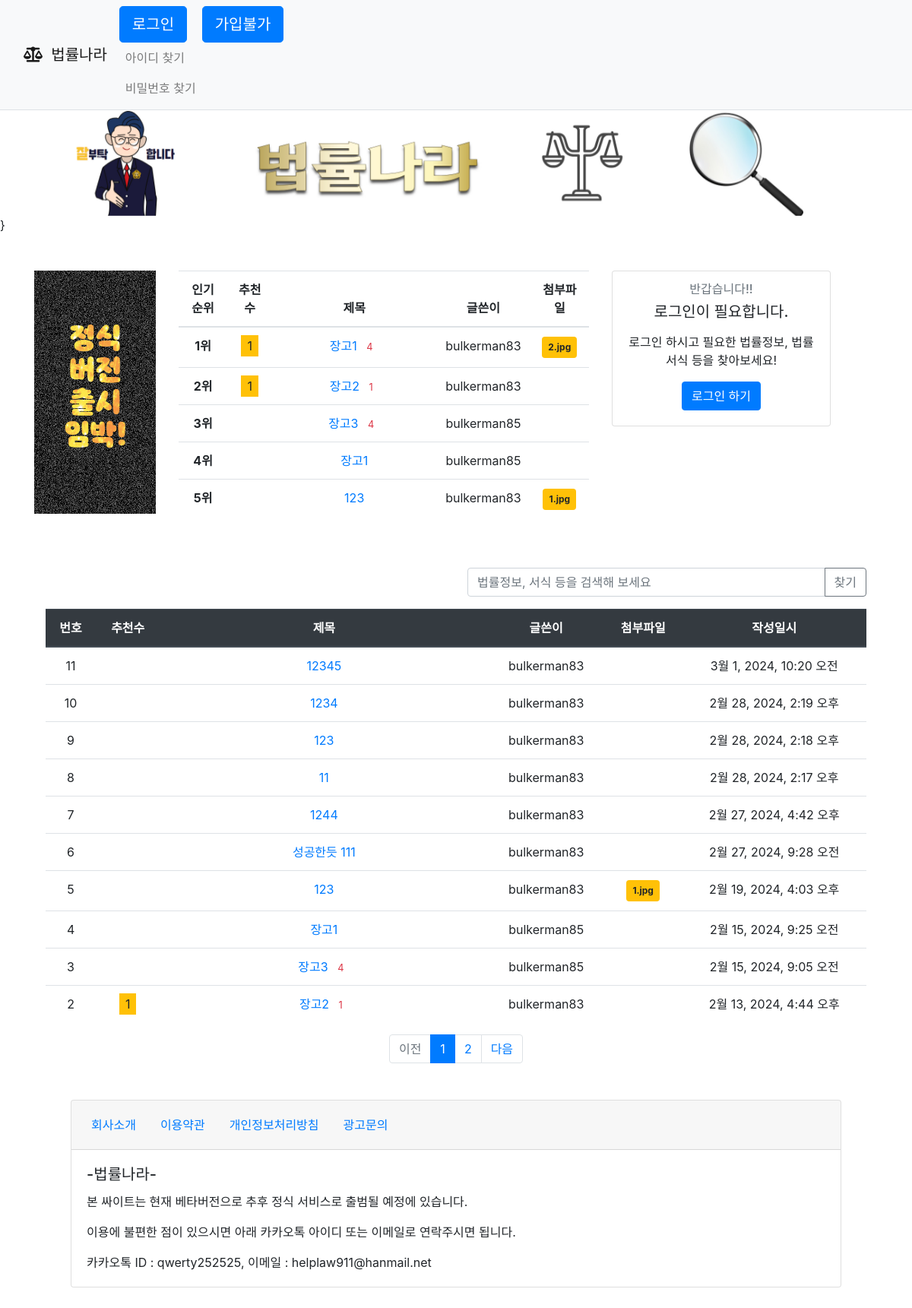
Screenshot of /pybo/ with the database file from the repository.
### pybo/models.py (models this page shows, shortened)
class Advertisement(models.Model):
    title = models.CharField(max_length=50, blank=True, null=True)
    image = models.ImageField(
        "프로필 이미지", upload_to="common/profile", blank=True, null=True)

class Question(models.Model):
    author = models.ForeignKey(User, on_delete=models.CASCADE, related_name='author_question')
    subject = models.CharField(max_length=200)
    content = content = RichTextField()
    create_date = models.DateTimeField()
    modify_date = models.DateTimeField(null=True, blank=True)
    voter = models.ManyToManyField(User, related_name='voter_question')
    file_upload = models.FileField(upload_to='files/%Y/%m/%d/', null=True, blank=True)
    def get_file_name(self):
        return os.path.basename(self.file_upload.name)

### common/models.py (models this page shows)
class User(AbstractUser):
	short_description = models.TextField("소개글", blank=True)
	verification_code = models.CharField(max_length=6, blank=True, null=True)
	is_verified = models.BooleanField(default=False)

### pybo/views/base_views.py (the view, shortened to what this page needs)
# urls.py: path('', base_views.index, name='index'),  # '/' 에 해당되는 path
def index(request):
    page = request.GET.get('page', '1')  # 페이지
    kw = request.GET.get('kw', '')  # 검색어
    question_list = Question.objects.order_by('-create_date')
    popular_questions = Question.objects.order_by('-voter')[:5]
    advertisement_first = Advertisement.objects.all()[0]
    advertisement_second = Advertisement.objects.all()[1]
    advertisement_last = Advertisement.objects.all()[2]
    today = timezone.now().date()
    daily_users_count = User.objects.filter(last_login__date=today).count()
    users_count = User.objects.all().count()
    paginator = Paginator(question_list, 10)  # 페이지당 10개씩 보여주기
    page_obj = paginator.get_page(page)
    context = {'question_list': page_obj, 'popular_questions': popular_questions, 'page': page, 'kw': kw, 'advertisement_first':advertisement_first, 'advertisement_second':advertisement_second, 'advertisement_last':advertisement_last, 'daily_users_count':daily_users_count, 'users_count':users_count,}
    return render(request, 'pybo/question_list.html', context)

### pybo/templatetags/pybo_filter.py (called while the page is built)
@register.filter
def sub(value, arg):
    return value - arg

### templates/pybo/question_list.html (shortened to what this page needs)
{% extends 'base.html' %}
{% load pybo_filter %}
{% block content %}
<div class="container">
    <div class="row">
        <div class="col-12">
<div id="carouselExampleControls" class="carousel slide" data-ride="carousel">
  <div class="carousel-inner">
    <div class="carousel-item active">
      <img src="{{advertisement_first.image.url}}" class="d-block w-100" alt="...">
    </div>
  </div>
  <a class="carousel-control-prev" href="#carouselExampleControls" role="button" data-slide="prev">
    <span class="carousel-control-prev-icon" aria-hidden="true"></span>
  </a>
  <a class="carousel-control-next" href="#carouselExampleControls" role="button" data-slide="next">
    <span class="carousel-control-next-icon" aria-hidden="true"></span>
  </a>
</div>
        </div>
    </div>
</div> }
<div class="container mt-5">
    <div class="row">
        <div class="col-2">
            <img src="{{advertisement_last.image.url}}" alt="이미지 설명" class="img-fluid">
        </div>
        <div class="col-6">
<table class="table">
  <thead>
    <tr class="text-center">
      <th scope="col">인기순위</th>
      <th scope="col">추천수</th>
      <th scope="col" style="width:40%">제목</th>
      <th scope="col">글쓴이</th>
      <th scope="col">첨부파일</th>
    </tr>
  </thead>
  <tbody>
    {% for question in popular_questions %}
    <tr class="text-center">
      <th scope="row">{{ forloop.counter }}위</th>
      <td>{% if question.voter.all.count > 0 %}
                <span class="bagde badge-warning px-2 py-1">
                    {{question.voter.all.count}}
                </span>
                {% endif %}</td>
      <td><a href="{% url 'pybo:detail' question.id %}">{{ question.subject }}</a>
                {% if question.answer_set.count > 0 %}
                <span class="text-danger small mx-2">{{ question.answer_set.count }}</span>
                {% endif %}</td>
      <td>{{question.author}}</td>
      <td>{% if question.file_upload %}
            <div class="badge badge-warning px-2 py-2">{{ question.get_file_name }}</div>
            {% endif %}</td>
    </tr>
    {% endfor %}
   </tbody>
</table>
</div>
    {% if user.is_authenticated %}
    <div class="col-4">
        <div class="card" style="width: 18rem;">
            <div class="card-body text-center">
             <h5 class="card-title text-center">{{user.username}}님!</h5>
              <h6 class="card-subtitle mb-2 text-muted">반갑습니다!!</h6>
              <p class="card-text mt-3 text-center">필요한 법률정보, 법률서식 등을 찾아보세요!</p>
                    <a class="nav-link" href="{% url 'common:mypage' %}">나의 페이지 바로가기</a>
                    {% if user.is_superuser %}
                    <br/>
                    <p>오늘 방문자 수 : {{daily_users_count}}</p>
                    <p>가입한 회원 수 : {{users_count}}</p>
                    {% endif %}
        </div>
    </div>
    {% else %}
    <div class="col-4">
        <div class="card" style="width: 18rem;">
            <div class="card-body text-center">
             <h6 class="card-subtitle mb-2 text-muted">반갑습니다!!</h6>
             <h5 class="card-title text-center">로그인이 필요합니다.</h5>
              <p class="card-text mt-3 text-center">로그인 하시고 필요한 법률정보, 법률서식 등을 찾아보세요!</p>
             <a href="{% url 'common:login' %}" role="button" class="btn btn-primary">로그인 하기</a>
        </div>
    </div>
    {% endif %}
    </div>
</div>
<div class="container my-5">
    <div class="row my-3">
        <div class="col-6">
        </div>
        <div class="col-6">
            <div class="input-group">
                <input type="text" id="search_kw" class="form-control" value="{{ kw|default_if_none:'' }}" placeholder="법률정보, 서식 등을 검색해 보세요">
                <div class="input-group-append">
                    <button class="btn btn-outline-secondary" type="button" id="btn_search">찾기</button>
                </div>
            </div>
        </div>
    </div>
    <table class="table">
        <thead class="thead-dark">
        <tr class="text-center table-dark">
            <th>번호</th>
            <th>추천수</th>
            <th style="width:40%">제목</th>
            <th>글쓴이</th>
            <th>첨부파일</th>
            <th>작성일시</th>
        </tr>
        </thead>
        <tbody>
        {% if question_list %}
        {% for question in question_list %}
        <tr class="text-center">
            <td>
                {{ question_list.paginator.count|sub:question_list.start_index|sub:forloop.counter0|add:1 }}
            </td>
            <td>
                {% if question.voter.all.count > 0 %}
                <span class="bagde badge-warning px-2 py-1">
                    {{question.voter.all.count}}
                </span>
                {% endif %}
            </td>
            <td class="text-start">
                <a href="{% url 'pybo:detail' question.id %}">{{ question.subject }}</a>
                {% if question.answer_set.count > 0 %}
                <span class="text-danger small mx-2">{{ question.answer_set.count }}</span>
                {% endif %}
            </td>
            <td>{{ question.author.username }}</td>
            <td>
            {% if question.file_upload %}
            <div class="badge badge-warning px-2 py-2">{{ question.get_file_name }}</div>
            {% endif %}
            </td>
            <td>{{ question.create_date }}</td>
        </tr>
        {% endfor %}
        {% else %}
        <tr>
            <td colspan="3">질문이 없습니다.</td>
        </tr>
        {% endif %}
        </tbody>
    </table>
    <ul class="pagination justify-content-center">
        {% if question_list.has_previous %}
        <li class="page-item">
            <a class="page-link" data-page="{{ question_list.previous_page_number }}"
           href="javascript:void(0)">이전</a>
        </li>
        {% else %}
        <li class="page-item disabled">
            <a class="page-link" tabindex="-1" aria-disabled="true" href="#">이전</a>
        </li>
        {% endif %}
        {% for page_number in question_list.paginator.page_range %}
        {% if page_number >= question_list.number|add:-5 and page_number <= question_list.number|add:5 %}
        {% if page_number == question_list.number %}
        <li class="page-item active" aria-current="page">
            <a class="page-link" data-page="{{ page_number }}"
           href="javascript:void(0)">{{ page_number }}</a>
        </li>
        {% else %}
        <li class="page-item">
            <a class="page-link" data-page="{{ page_number }}"
           href="javascript:void(0)">{{ page_number }}</a>
        </li>
        {% endif %}
        {% endif %}
        {% endfor %}
        {% if question_list.has_next %}
        <li class="page-item">
            <a class="page-link" data-page="{{ question_list.next_page_number }}"
           href="javascript:void(0)">다음</a>
        </li>
        {% else %}
        <li class="page-item disabled">
            <a class="page-link" tabindex="-1" aria-disabled="true" href="#">다음</a>
        </li>
        {% endif %}
    </ul>
</div>
{% endblock %}

### templates/base.html (shortened to what this page needs)
{% load static %}
<!doctype html>
<html lang="ko">
<head>
    <link rel="stylesheet" type="text/css" href="{% static 'bootstrap.min.css' %}">
    <link rel="stylesheet" href="https://cdn.jsdelivr.net/simplemde/latest/simplemde.min.css">
</head>
<body>
{% include "navbar.html" %}
{% block content %}
{% endblock %}
{% include "footer.html" %}
</body>
</html>

### templates/navbar.html (shortened to what this page needs)
<nav class="navbar navbar-expand-lg navbar-light bg-light border-bottom">
    <div class="container-fluid">
        <a class="navbar-brand" href="{% url 'pybo:index' %}"><i class="fa-solid fa-scale-balanced"></i>&nbsp 법률나라</a>
        <div class="collapse navbar-collapse" id="navbarSupportedContent">
            <ul class="navbar-nav me-auto mb-2 mb-lg-0">
                <li class="nav-item">
                    {% if user.is_authenticated %}
                    <a class="nav-link" href="{% url 'common:logout' %}">{{ user.username }} (로그아웃)</a>
                    {% else %}
                    <a href="{% url 'common:login' %}" role="button" class="btn btn-lg btn btn-primary">로그인</a>
                    <a class="nav-link" href="{% url 'common:find_username' %}">아이디 찾기</a>
                    <a class="nav-link" href="{% url 'reset_password' %}">비밀번호 찾기</a>
                    {% endif %}
                </li>
                <li>
                    {% if not user.is_authenticated %}
                    <a href="{% url 'common:signup' %}" role="button" class="btn btn-lg btn btn-primary">가입불가</a>
                    {% endif %}
                </li>
            </ul>
        </div>
    </div>
</nav>

### templates/footer.html (shortened to what this page needs)
{% extends 'base_sub_nav.html' %}
{% block content %}
<div class="card text-center m-5">
  <div class="card-header">
    <ul class="nav nav-pills card-header-pills">
      <li class="nav-item">
        <a class="nav-link" href="#">회사소개</a>
      </li>
      <li class="nav-item">
        <a class="nav-link" href="#">이용약관</a>
      </li>
      <li class="nav-item">
        <a class="nav-link" href="#">개인정보처리방침</a>
      </li>
      <li class="nav-item">
        <a class="nav-link" href="#">광고문의</a>
      </li>
    </ul>
  </div>
  <div class="card-body">
    <h5 class="card-title text-left">-법률나라-</h5>
    <p class="card-text text-left">본 싸이트는 현재 베타버전으로 추후 정식 서비스로 출범될 예정에 있습니다.</p>
    <p class="card-text text-left">이용에 불편한 점이 있으시면 아래 카카오톡 아이디 또는 이메일로 연락주시면 됩니다. </p>
    <p class="card-text text-left">카카오톡 ID : qwerty252525, 이메일 : helplaw911@hanmail.net</p>
  </div>
</div>
{% endblock %}

### templates/base_sub_nav.html (shortened to what this page needs)
{% load static %}
<!doctype html>
<html lang="ko">
<head>
    <link rel="stylesheet" type="text/css" href="{% static 'bootstrap.min.css' %}">
    <link rel="stylesheet" href="https://cdn.jsdelivr.net/simplemde/latest/simplemde.min.css">
</head>
<body>
{% block content %}
{% endblock %}
</body>
</html>

### rows the page displays
Advertisement: image (picture)
Advertisement: image (picture)
Question: voter.all.count "1", subject "장고1", answer_set.count "4", author "bulkerman83", get_file_name "2.jpg"
Question: voter.all.count "1", subject "장고2", answer_set.count "1", author "bulkerman83", paginator.count|sub "2", author.username "bulkerman83", create_date "2월 13, 2024, 4:44 오후"
Question: subject "장고3", answer_set.count "4", author "bulkerman85", paginator.count|sub "3", author.username "bulkerman85", create_date "2월 15, 2024, 9:05 오전"
Question: subject "장고1", author "bulkerman85", paginator.count|sub "4", author.username "bulkerman85", create_date "2월 15, 2024, 9:25 오전"
Question: subject "123", author "bulkerman83", get_file_name "1.jpg", paginator.count|sub "5", author.username "bulkerman83", create_date "2월 19, 2024, 4:03 오후"
Question: paginator.count|sub "11", subject "12345", author.username "bulkerman83", create_date "3월 1, 2024, 10:20 오전"
Question: paginator.count|sub "10", subject "1234", author.username "bulkerman83", create_date "2월 28, 2024, 2:19 오후"
Question: paginator.count|sub "9", subject "123", author.username "bulkerman83", create_date "2월 28, 2024, 2:18 오후"
Question: paginator.count|sub "8", subject "11", author.username "bulkerman83", create_date "2월 28, 2024, 2:17 오후"
Question: paginator.count|sub "7", subject "1244", author.username "bulkerman83", create_date "2월 27, 2024, 4:42 오후"
Question: paginator.count|sub "6", subject "성공한듯 111", author.username "bulkerman83", create_date "2월 27, 2024, 9:28 오전"

### other values shown
{{ page_number }} "1"
{{ page_number }} "2"
